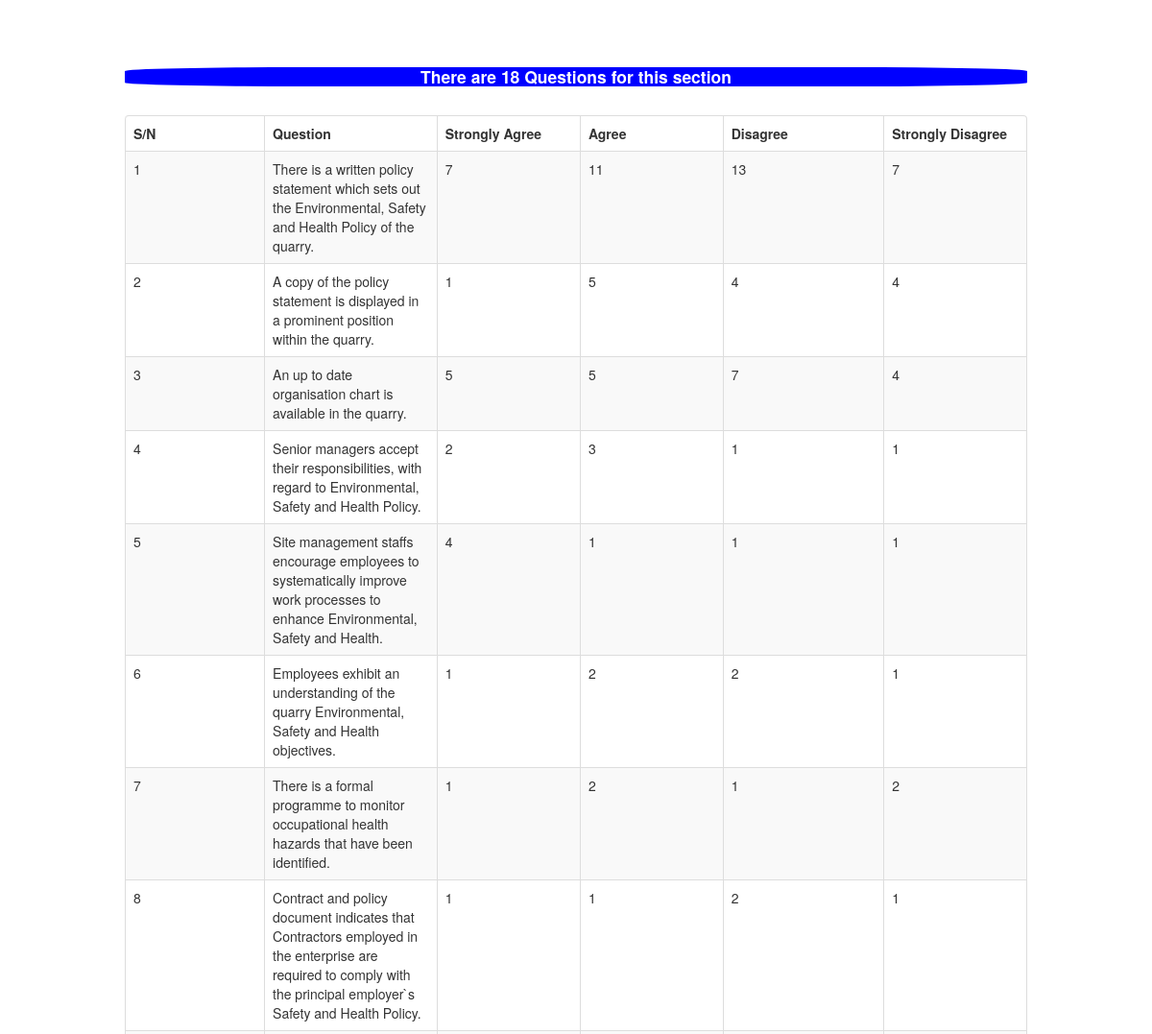
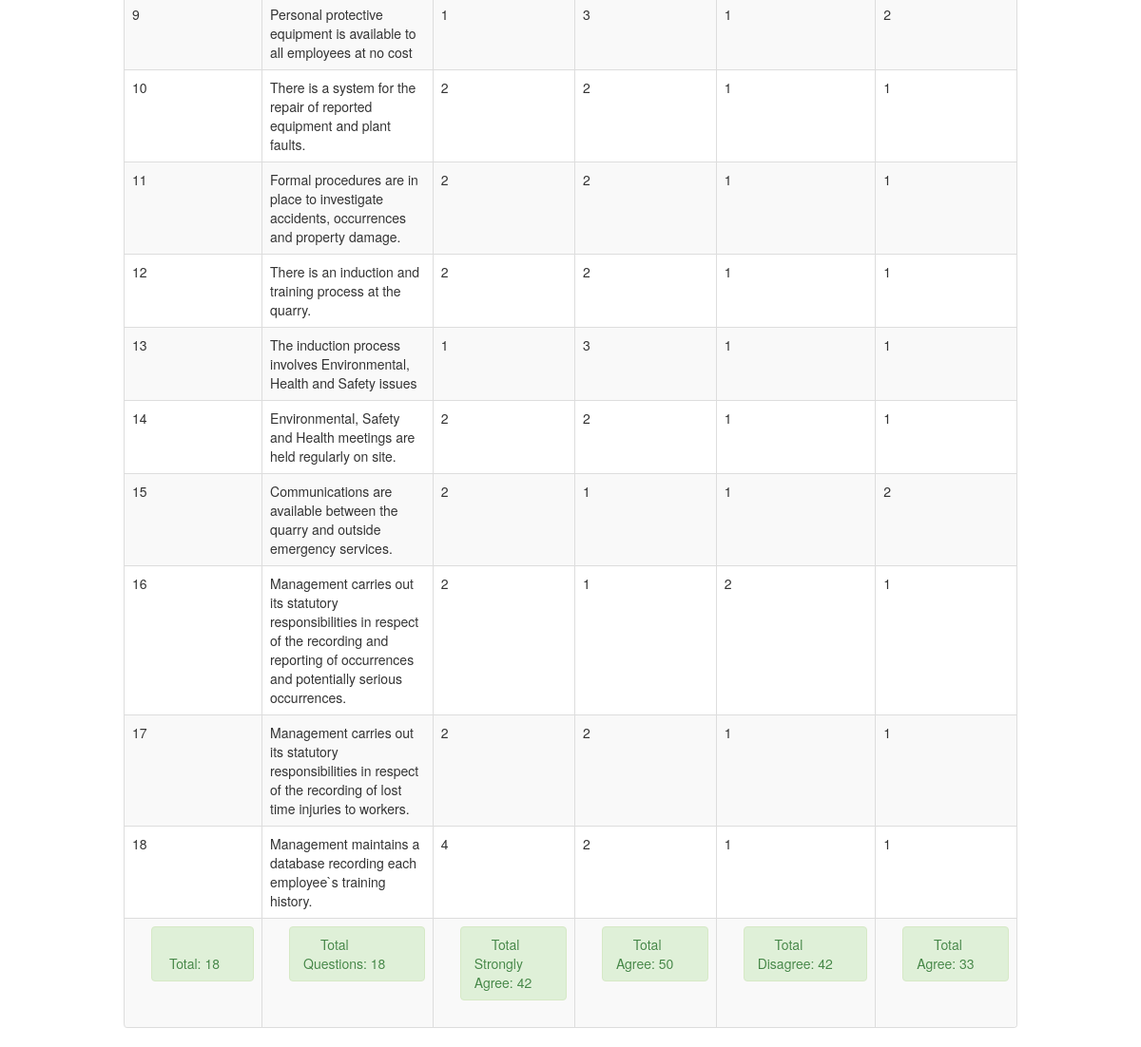
Page /admin/qms_table.php on the committed database (2 pictures, top to bottom).
### tables this page shows
CREATE TABLE `qms_table` (
  `ID` int(11) NOT NULL,
  `Question` text NOT NULL,
  `OptionA` varchar(255) NOT NULL,
  `OptionB` varchar(255) NOT NULL,
  `OptionC` varchar(255) NOT NULL,
  `OptionD` varchar(255) NOT NULL,
  `Strongly_Agree` int(11) NOT NULL DEFAULT '1',
  `Agree` int(11) NOT NULL DEFAULT '1',
  `Disagree` int(11) NOT NULL DEFAULT '1',
  `Strongly_Disagree` int(11) NOT NULL DEFAULT '1'
);

### admin/qms_table.php (the view, shortened to what this page needs)
<!DOCTYPE html>
<html>
<head>
     <link href="sum_number/css/bootstrap.css" rel="stylesheet" type="text/css" media="screen">
</head>
<body>
<br>
<br>
<div class="container">
<br />
	     <table  class="table table-striped table-bordered">
                            <thead>
                                <tr>
                                    <th>S/N</th>
                                    <th>Question</th>
                                    <th>Strongly Agree</th>
                                    <th>Agree</th>
                                    <th>Disagree</th>
                                    <th>Strongly Disagree</th>
                                </tr>
                            </thead>
                            <tbody>
							<?php
							$query=mysqli_query($mysqli, "select * from qms_table")or die(mysqli_error());
                            $numberOfRows= mysqli_num_rows($query);
                            echo "<h4>There are " . " " . $numberOfRows . " ". "Questions for this section</h4><br \>";
							while($row=mysqli_fetch_array($query)){
							?>
								<tr>
								     <td><?php echo $row['ID'] ?></td>
                                     <td><?php echo $row['Question'] ?></td>
                                     <td><?php echo $row['Strongly_Agree'] ?></td>
                                     <td><?php echo $row['Agree'] ?></td>
                                     <td><?php echo $row['Disagree'] ?></td>
                                     <td><?php echo $row['Strongly_Disagree'] ?></td>
                                </tr>
						          <?php } ?>
						  <?php
                            $result = mysqli_query($mysqli, "SELECT count(ID) FROM qms_table") or die(mysqli_error());
                            while ($rows = mysqli_fetch_array($result)) {
                                ?>
                        <tr>
                                    <td>
                                        <div class="pull-right">
                                            <div class="span"><div class="alert alert-success"><i class="icon-credit-card icon-large"></i>&nbsp;Total:&nbsp;<?php
                                            $totalID = $rows['count(ID)'];
                                            echo $totalID ."<br \> ";
                                         ?>
                                            </div></div>
                                        </div>
                                    </td>
                                <?php }
                                ?>
                            <?php
                            $result = mysqli_query($mysqli, "SELECT count(Question) FROM qms_table") or die(mysqli_error());
                            while ($rows = mysqli_fetch_array($result)) {
                                ?>
                                    <td>
                                        <div class="pull-right">
                                            <div class="span"><div class="alert alert-success"><i class="icon-credit-card icon-large"></i>&nbsp;Total Questions:&nbsp;<?php
                                            $totalQuestion = $rows['count(Question)'];
                                            echo $totalQuestion ."<br \> ";
                                         ?>
                                            </div></div>
                                        </div>
                                    </td>
                                <?php }
                                ?>
						   <?php
                            $result = mysqli_query($mysqli, "SELECT sum(Strongly_Agree) FROM qms_table") or die(mysqli_error());
                            while ($rows = mysqli_fetch_array($result)) {
                                ?>
                                    <td>
                                        <div class="pull-right">
                                            <div class="span"><div class="alert alert-success"><i class="icon-credit-card icon-large"></i>&nbsp;Total Strongly Agree:&nbsp;<?php
                                            $sumStronglyAgree = $rows['sum(Strongly_Agree)'];
                                            echo $sumStronglyAgree ."<br \> ";
                                         ?>
                                            </div></div>
                                        </div>
                                    </td>
                                <?php }
                                ?>
                                <?php
                            $result = mysqli_query($mysqli, "SELECT sum(Agree) FROM qms_table") or die(mysqli_error());
                            while ($rows = mysqli_fetch_array($result)) {
                                ?>
                                    <td>
                                        <div class="pull-right">
                                            <div class="span"><div class="alert alert-success"><i class="icon-credit-card icon-large"></i>&nbsp;Total Agree:&nbsp;<?php
                                            $sumAgree = $rows['sum(Agree)'];
                                            echo $sumAgree ."<br \> ";
                                         ?>
                                            </div></div>
                                        </div>
                                    </td>
                                <?php }
                                ?>
                                <?php
                            $result = mysqli_query($mysqli, "SELECT sum(Disagree) FROM qms_table") or die(mysqli_error());
                            while ($rows = mysqli_fetch_array($result)) {
                                ?>
                                    <td>
                                        <div class="pull-right">
                                            <div class="span"><div class="alert alert-success"><i class="icon-credit-card icon-large"></i>&nbsp;Total Disagree:&nbsp;<?php
                                            $sumDisagree = $rows['sum(Disagree)'];
                                            echo $sumDisagree ."<br \> ";
                                         ?>
                                            </div></div>
                                        </div>
                                    </td>
                                <?php }
                                ?>
                                <?php
                            $result = mysqli_query($mysqli, "SELECT sum(Strongly_Disagree) FROM qms_table") or die(mysqli_error());
                            while ($rows = mysqli_fetch_array($result)) {
                                ?>
                                    <td>
                                        <div class="pull-right">
                                            <div class="span"><div class="alert alert-success"><i class="icon-credit-card icon-large"></i>&nbsp;Total Agree:&nbsp;<?php
                                            $sumStronglyDisagree = $rows['sum(Strongly_Disagree)'];
                                            echo $sumStronglyDisagree ."<br \> ";
                                         ?>
                                            </div></div>
                                        </div>
                                    </td>
                            </tr>
                                <?php }
                                ?>
                             </tbody>
                        </table>
</div>
</body>
</html>

### admin/qms_table.php (style rules this page uses)
h4 { color:white; background-color: blue; border-radius:20%; text-align: center; }

### rows in the picture
qms_table: ID "1", Question "There is a written policy statement which sets out the Environmental, Safety and Health Policy of the quarry.", Strongly_Agree "7", Agree "11", Disagree "13", Strongly_Disagree "7"
qms_table: ID "2", Question "A copy of the policy statement is displayed in a prominent position within the quarry.", Strongly_Agree "1", Agree "5", Disagree "4", Strongly_Disagree "4"
qms_table: ID "3", Question "An up to date organisation chart is available in the quarry.", Strongly_Agree "5", Agree "5", Disagree "7", Strongly_Disagree "4"
qms_table: ID "4", Question "Senior managers accept their responsibilities, with regard to Environmental, Safety and Health Policy.", Strongly_Agree "2", Agree "3", Disagree "1", Strongly_Disagree "1"
qms_table: ID "5", Question "Site management staffs encourage employees to systematically improve work processes to enhance Environmental, Safety and Health.", Strongly_Agree "4", Agree "1", Disagree "1", Strongly_Disagree "1"
qms_table: ID "6", Question "Employees exhibit an understanding of the quarry Environmental, Safety and Health objectives.", Strongly_Agree "1", Agree "2", Disagree "2", Strongly_Disagree "1"
qms_table: ID "7", Question "There is a formal programme to monitor occupational health hazards that have been identified.", Strongly_Agree "1", Agree "2", Disagree "1", Strongly_Disagree "2"
qms_table: ID "8", Question "Contract and policy document indicates that Contractors employed in the enterprise are required to comply with the principal employer`s Safety and Health Policy.", Strongly_Agree "1", Agree "1", Disagree "2", Strongly_Disagree "1"
qms_table: ID "9", Question "Personal protective equipment is available to all employees at no cost", Strongly_Agree "1", Agree "3", Disagree "1", Strongly_Disagree "2"
qms_table: ID "10", Question "There is a system for the repair of reported equipment and plant faults.", Strongly_Agree "2", Agree "2", Disagree "1", Strongly_Disagree "1"
qms_table: ID "11", Question "Formal procedures are in place to investigate accidents, occurrences and property damage.", Strongly_Agree "2", Agree "2", Disagree "1", Strongly_Disagree "1"
qms_table: ID "12", Question "There is an induction and training process at the quarry.", Strongly_Agree "2", Agree "2", Disagree "1", Strongly_Disagree "1"
qms_table: ID "13", Question "The induction process involves Environmental, Health and Safety issues", Strongly_Agree "1", Agree "3", Disagree "1", Strongly_Disagree "1"
qms_table: ID "14", Question "Environmental, Safety and Health meetings are held regularly on site.", Strongly_Agree "2", Agree "2", Disagree "1", Strongly_Disagree "1"
qms_table: ID "15", Question "Communications are available between the quarry and outside emergency services.", Strongly_Agree "2", Agree "1", Disagree "1", Strongly_Disagree "2"
qms_table: ID "16", Question "Management carries out its statutory responsibilities in respect of the recording and reporting of occurrences and potentially serious occurrences.", Strongly_Agree "2", Agree "1", Disagree "2", Strongly_Disagree "1"
qms_table: ID "17", Question "Management carries out its statutory responsibilities in respect of the recording of lost time injuries to workers.", Strongly_Agree "2", Agree "2", Disagree "1", Strongly_Disagree "1"
qms_table: ID "18", Question "Management maintains a database recording each employee`s training history.", Strongly_Agree "4", Agree "2", Disagree "1", Strongly_Disagree "1"

### other values in the picture
$numberOfRows "18"
$totalID "18"
$totalQuestion "18"
$sumStronglyAgree "42"
$sumAgree "50"
$sumDisagree "42"
$sumStronglyDisagree "33"
